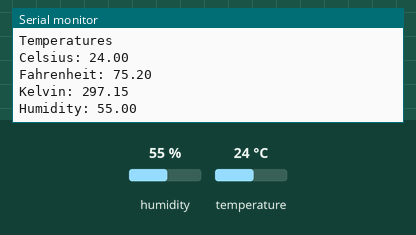
This sketch was run on a simulated Arduino Uno, built with avr-gcc and run on an emulated ATmega328P. On the bench: the last lines printed to the serial monitor. Inputs (shaded band) come from the test bench; at power-on: humidity 55 %, temperature 24 °C.

Above: at 2.8 s.
2.9 s: humidity set to 22 %
At 5.3 s:
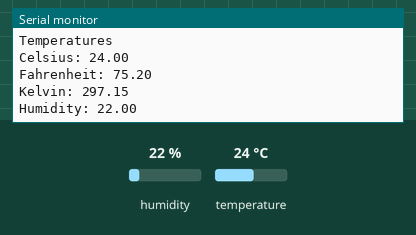
5.6 s: temperature set to 12 °C
At 7.4 s:
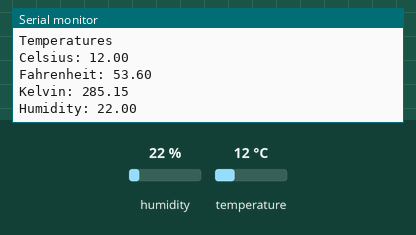
8.3 s: temperature set to 41 °C
At 11.1 s:
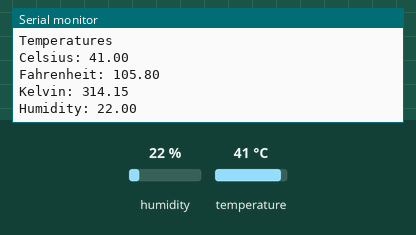
Timing chart, 0 to 12.6 s (numbered marks = the images above; inputs shaded):
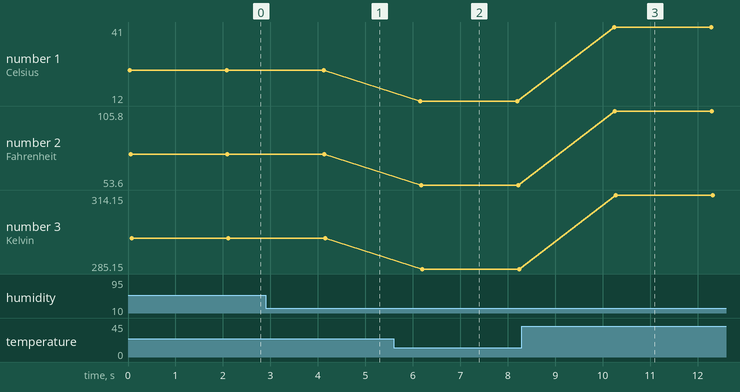

Measured:
- after the input at 2.9 s, the serial monitor: prints a new line after 1.3 s (image 1)
- after the input at 5.6 s, the serial monitor: prints a new line after 0.56 s (image 2)
- after the input at 8.3 s, the serial monitor: prints a new line after 1.9 s (image 3)
- plotted number 1: 24 → 12 after the input at 5.6 s, 12 → 41 after the input at 8.3 s
- plotted number 2: 75.2 → 53.6 after the input at 5.6 s, 53.6 → 105.8 after the input at 8.3 s
- plotted number 3: 297.15 → 285.15 after the input at 5.6 s, 285.15 → 314.15 after the input at 8.3 s

The sketch:

INTERNATIONAL_THERMOMETER.ino
```cpp
#include "DHT.h"

#define DHTPIN 2  // Digital pin connected to the DHT sensor

#define DHTTYPE DHT11  // Define DHT type

DHT dht(DHTPIN, DHTTYPE);

void setup() {
  Serial.begin(9600);
  Serial.println(F("DHT11 test!"));

  dht.begin();
}

void loop() {
  float humidty = dht.readHumidity();
  float temperature = dht.readTemperature();  // Default is Celcius
  float tFahrenheit = dht.readTemperature(true);  // (isFahrenheit = true)
  float tKelvin = temperature + 273.15;

  if (isnan(humidty) || isnan(temperature) || isnan(tFahrenheit)) {
    Serial.println(F("Failed to read from DHT sensor!"));
    return;
  }

  Serial.println("Temperatures");
  Serial.println("Celsius: " + String(temperature));
  Serial.println("Fahrenheit: " + String(tFahrenheit));
  Serial.println("Kelvin: " + String(tKelvin));
  Serial.println("Humidity: " + String(humidty));
  delay(2000);
}
```
